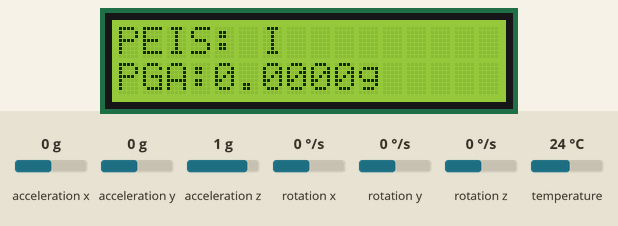
Bench run of a sketch on a simulated ESP32. Parts: 16×2 character LCD. Inputs (shaded band) come from the test bench; at power-on: acceleration x 0 g, acceleration z 1 g, acceleration y 0 g, rotation x 0 °/s, rotation y 0 °/s, rotation z 0 °/s, temperature 24 °C. WiFi joins after 1.5 s; servers stay silent unless stated; the modem accepts every AT command (registered, SIM ready, sends succeed) and sends nothing else; what the sketch prints to the serial monitor is not drawn.

Above: at 12.0 s.
12.1 s: acceleration x set to -1.4 g
At 12.8 s:
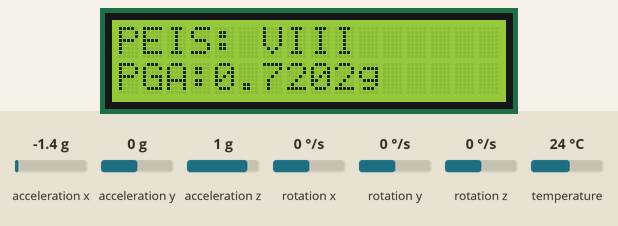
15.1 s: acceleration z set to -0.8 g
At 16.3 s:
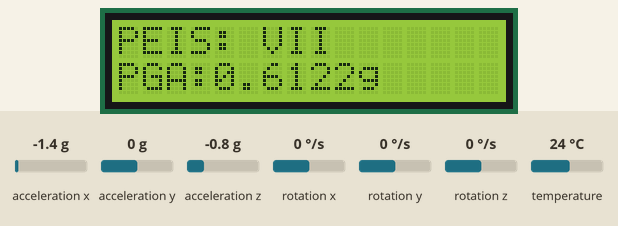
16.6 s: acceleration x set to -0.8 g
At 17.7 s:
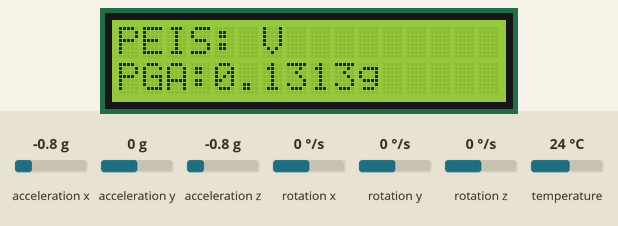
19.6 s: acceleration y set to -1.4 g
At 20.7 s:
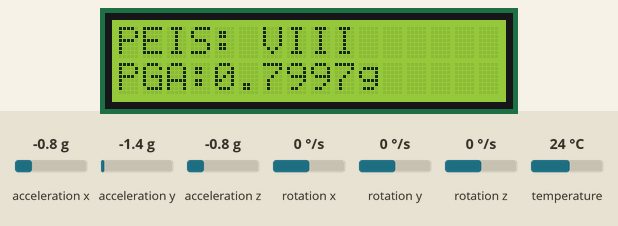
22.6 s: acceleration y set to -0.8 g
At 23.0 s:
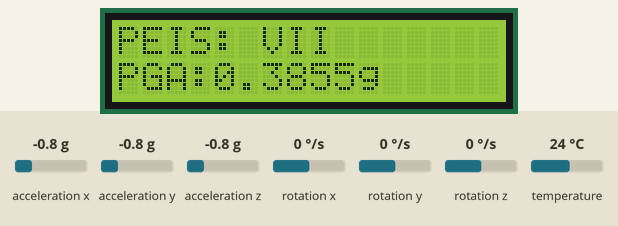
25.6 s: acceleration z set to -1.4 g
At 26.8 s:
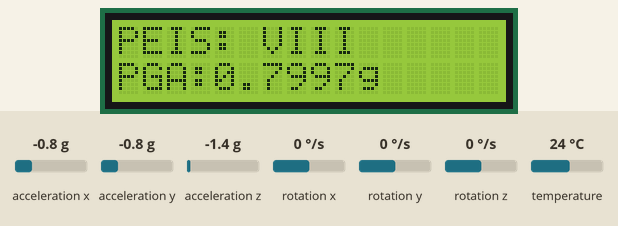
Timing chart, 0 to 28.6 s (numbered marks = the images above; inputs shaded):
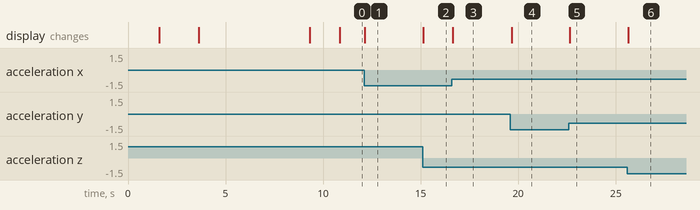

The sketch:

earth.ino
```cpp
#include <WiFi.h>
#include <WiFiManager.h>
#include <Firebase_ESP_Client.h>
#include <addons/RTDBHelper.h>
#include <Wire.h>
#include <Adafruit_MPU6050.h>
#include <Adafruit_Sensor.h>
#include <LiquidCrystal_I2C.h>

// ================== CONFIG ==================
#define API_KEY "AIzaSyCO1I_8iOYD8820Drj31Ks3trnUTEQ3S43k"
#define DATABASE_URL "https://earthquakealert-8923c-default-rtdb.asia-southeast1.firebasedatabase.app"
#define AUTH_TOKEN "8Q0LhtF8CY2TPHbHyZnyLQ5qD31HXxwlCcjpxAyE"

#define MP3_RX 16
#define MP3_TX 17

Adafruit_MPU6050 mpu;
LiquidCrystal_I2C lcd(0x27, 16, 2);
FirebaseData fbdo;
FirebaseAuth auth;
FirebaseConfig config;

// === PHIVOLCS-STYLE PGA TRACKING ===
float baselineZ_g = 1.0;           // Calibrated gravity (≈1.0g)
float maxPgaInWindow = 0.0;        // Peak PGA in current 10-second window
float currentPga = 0.0;            // Instantaneous for LCD
unsigned long lastSend = 0;
unsigned long lastSample = 0;
const unsigned long sampleInterval = 20;    // 50 Hz (1000/20)
const unsigned long sendInterval = 10000;   // 10 seconds → PHIVOLCS standard

void setup() {
  Serial.begin(115200);
  Serial2.begin(9600, SERIAL_8N1, MP3_RX, MP3_TX);

  lcd.init();
  lcd.backlight();
  lcd.setCursor(0,0); lcd.print("GeoAlert v2");
  lcd.setCursor(0,1); lcd.print("Booting...");

  // WiFi Manager
  WiFiManager wm;
  wm.setConfigPortalTimeout(180);
  if (!wm.autoConnect("GeoAlert-ESP32", "12345678")) {
    lcd.clear(); lcd.print("WiFi Failed");
    delay(3000); ESP.restart();
  }

  lcd.clear(); lcd.print("WiFi OK");
  lcd.setCursor(0,1); lcd.print(WiFi.localIP());
  delay(2000);

  // Firebase
  config.api_key = API_KEY;
  config.database_url = DATABASE_URL;
  config.signer.tokens.legacy_token = AUTH_TOKEN;
  Firebase.begin(&config, &auth);
  Firebase.reconnectWiFi(true);

  // MPU6050 Setup
  if (!mpu.begin()) {
    lcd.clear(); lcd.print("MPU6050 ERROR");
    while (1) delay(10);
  }
  mpu.setAccelerometerRange(MPU6050_RANGE_8_G);
  mpu.setFilterBandwidth(MPU6050_BAND_21_HZ);  // Good for seismic

  // === GRAVITY CALIBRATION (PHIVOLCS-style) ===
  lcd.clear(); lcd.print("Calibrating...");
  lcd.setCursor(0,1); lcd.print("Keep flat!");
  delay(2000);

  float sumZ = 0.0;
  for (int i = 0; i < 300; i++) {
    sensors_event_t a, g, temp;
    mpu.getEvent(&a, &g, &temp);
    sumZ += a.acceleration.z / 9.81;
    delay(10);
  }
  baselineZ_g = sumZ / 300.0;
  Serial.printf("Baseline Z = %.4f g\n", baselineZ_g);

  lcd.clear(); lcd.print("PHIVOLCS Mode");
  lcd.setCursor(0,1); lcd.print("Ready!");
  delay(1500);

  lastSample = millis();
  lastSend = millis();
}

void loop() {
  unsigned long now = millis();

  // === HIGH-FREQUENCY SAMPLING (50 Hz) ===
  if (now - lastSample >= sampleInterval) {
    lastSample = now;

    sensors_event_t a, g, temp;
    mpu.getEvent(&a, &g, &temp);

    // Convert to g
    float ax = a.acceleration.x / 9.81;
    float ay = a.acceleration.y / 9.81;
    float az = a.acceleration.z / 9.81;

    // 3D vector magnitude
    float vector = sqrt(ax*ax + ay*ay + az*az);

    // True dynamic acceleration (remove gravity)
    currentPga = fabs(vector - baselineZ_g);  // Use fabs() → standard

    // Track maximum in current 10-second window
    if (currentPga > maxPgaInWindow) {
      maxPgaInWindow = currentPga;
    }

    // Real-time LCD update
    String intensity = getIntensity(currentPga);
    updateLCD(intensity, currentPga);
    playAlarm(currentPga);
  }

  // === SEND MAX PGA EVERY 10 SECONDS (PHIVOLCS EXACT) ===
  if (now - lastSend >= sendInterval) {
    sendData(maxPgaInWindow > 0.001 ? maxPgaInWindow : 0.0);  // Avoid sending tiny noise
    maxPgaInWindow = 0.0;  // Reset for next window
    lastSend = now;
  }
}

// === SEND TO FIREBASE (PHIVOLCS-STYLE DATA) ===
void sendData(float pga) {
  String intensity = getIntensity(pga);

  String path = "/sensor/history/" + String(millis());
  FirebaseJson json;
  json.set("pga", pga);
  json.set("intensity", intensity);
  json.set("timestamp", millis());

  if (Firebase.RTDB.setJSON(&fbdo, path.c_str(), &json)) {
    Serial.printf("Sent → PGA: %.4f g | PEIS: %s\n", pga, intensity.c_str());
  } else {
    Serial.println("Failed: " + fbdo.errorReason());
  }
}

// === PHIVOLCS PEIS SCALE (Official Thresholds) ===
String getIntensity(float pga) {
  if (pga < 0.0017) return "I";
  if (pga < 0.014)  return "II";
  if (pga < 0.039)  return "III";
  if (pga < 0.092)  return "IV";
  if (pga < 0.18)   return "V";
  if (pga < 0.34)   return "VI";
  if (pga < 0.65)   return "VII";
  if (pga < 1.24)   return "VIII";
  if (pga < 2.5)    return "IX";
  return "X";
}

void updateLCD(String intensity, float pga) {
  lcd.clear();
  lcd.setCursor(0,0);
  lcd.print("PEIS: "); lcd.print(intensity);
  lcd.setCursor(0,1);
  lcd.print("PGA:"); lcd.print(pga, 4); lcd.print("g ");
}

void playAlarm(float pga) {
  if (pga >= 0.65)       Serial2.println("AT+PLAY=3");  // Destructive
  else if (pga >= 0.34)  Serial2.println("AT+PLAY=2");  // Very Strong
  else if (pga >= 0.18)  Serial2.println("AT+PLAY=1");  // Strong
  else                   Serial2.println("AT+PLAY=0");  // Stop
}
```

Measured:
- after the input at 12.1 s, the display: changes at once (image 1)
- after the input at 15.1 s, the display: changes at once (image 2)
- after the input at 16.6 s, the display: changes after 0.05 s (image 3)
- after the input at 19.6 s, the display: changes after 0.07 s (image 4)
- after the input at 22.6 s, the display: changes at once (image 5)
- after the input at 25.6 s, the display: changes at once (image 6)
